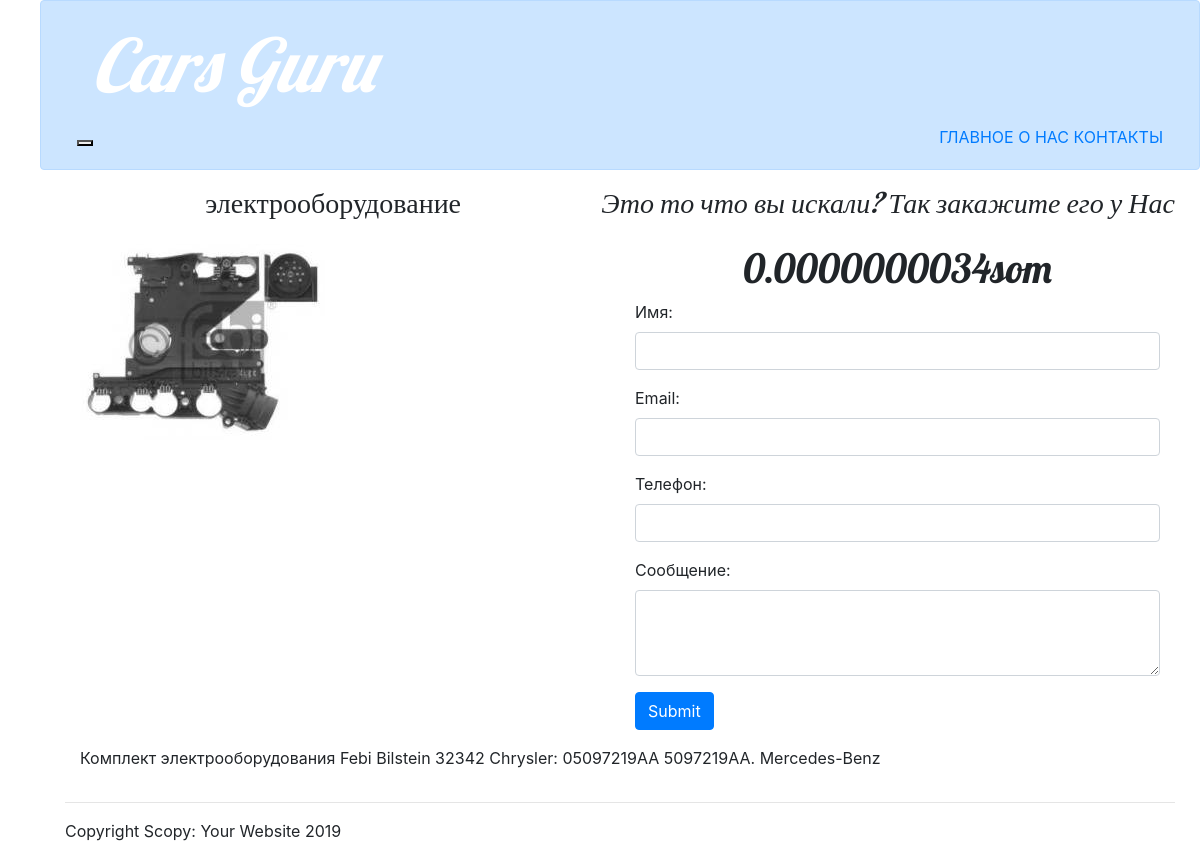
/product/5/, run on the app's committed database.
### gigant/models.py (models this page shows, shortened)
class Product(models.Model):
    car = models.ForeignKey('Car', on_delete=models.CASCADE, null=True)
    category = models.ForeignKey(Category, on_delete=models.CASCADE)
    title = models.CharField(max_length=120)
    slug = models.SlugField()
    description = models.TextField()
    image = models.ImageField(upload_to="CarsGuru/image_folder/product_images")
    price = models.PositiveIntegerField()
    available = models.BooleanField(default=True)

### gigant/views.py (the view)
# urls.py: path('product/<int:pk>/', product_view, name='product'),
def product_view(request, pk):
    product = Product.objects.get(id=pk)
    if request.method == 'POST':
        form = OrderForm(request.POST)
        if form.is_valid():
            send_mail(
                subject='Order from site',
                message='''
                    new order from {date}
                    name: {name}
                    email: {email}
                    phone: {phone}

                    with message:
                    ------------------------
                    {message}
                    ------------------------
                '''.format(
                    date=date.today(),
                    name=form.cleaned_data.get('name'),
                    email=form.cleaned_data.get('email'),
                    phone=form.cleaned_data.get('phone'),
                    message=form.cleaned_data.get('message'),
                ),
                from_email=settings.DEFAULT_FROM_EMAIL,
                recipient_list=['emilbekovagulzada.kg@gmail.com', 'dan.tyan@gmail.com']
            )
            return redirect(request.build_absolute_uri())
        else:
            print(form.errors)
    else:
        form = OrderForm()
    context = {
        'product': product,
        'form': form
    }
    return render(request, 'product.html', context)

### gigant/forms.py
class OrderForm(forms.Form):
    Имя= forms.CharField(
        widget=forms.TextInput(attrs={'class': 'form-control'})
    )
    email = forms.EmailField(
        widget=forms.EmailInput(attrs={'class': 'form-control'})
    )
    Телефон = forms.CharField(
        widget=forms.TextInput(attrs={'class': 'form-control'})
    )
    Сообщение = forms.CharField(
        widget=forms.Textarea(attrs={'rows': 3, 'class': 'form-control'})
    )

### gigant/templates/product.html (shortened to what this page needs)
{% extends 'base.html' %}
{% block content %}
    <div class="container">
        <div class="row mb-3">
            <div class="col">
                <h3 class="text-center">{{ product.title }}</h3>
            </div>
            <h3><em>Это то что вы искали? Так закажите его у Нас</em></h3>
        </div>
        <div class="row mb-3">
            <div class="col-6">
                <img src="{{ product.image.url }}" class="img-fluid">
            </div>
            <div class="col">
                <h1 class="text-center">{{ product.price }}som</h1>
                 <form method="post" action="">
                    {{ form.as_p }}
                    <button type="submit" class="btn btn-primary">Submit</button>
                </form>
            </div>
        </div>
        <div class="row">
            <div class="col">
                <p>{{ product.description }}</p>
            </div>
        </div>
    </div>
{% endblock content %}

### static/css/blog.css (style rules this page uses)
body { background-color:seagreen; padding-left: 40px; }
h1, h2, h3, h4 { font-family: 'Lobster', cursive; }

### data on the page
Product: title "электрооборудование", image (picture), price "0.0000000034", description "Комплект электрооборудования Febi Bilstein 32342 Chrysler: 05097219AA 5097219AA. Mercedes-Benz"
